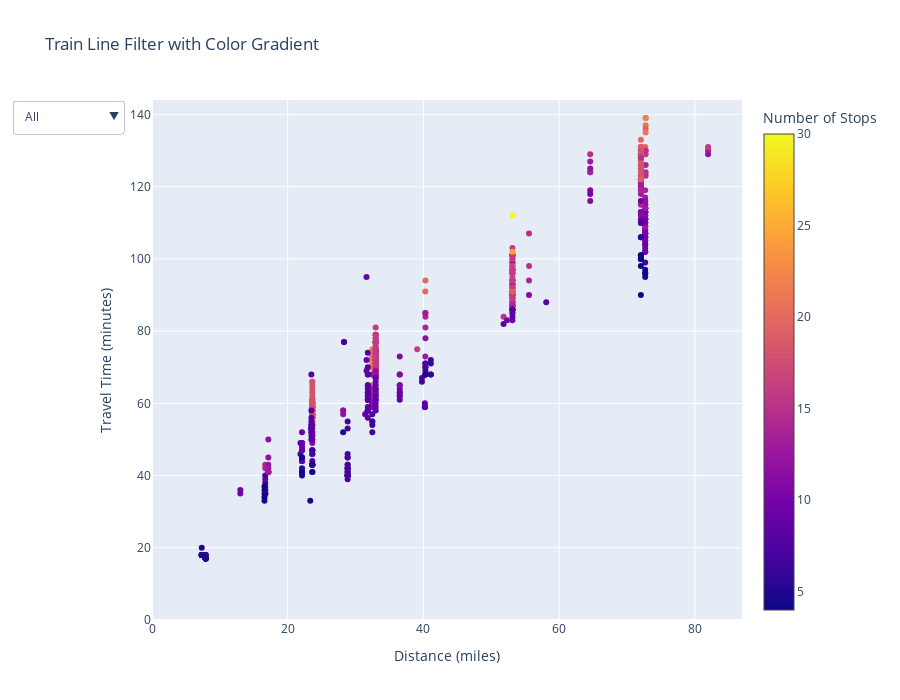

Notebook code for this chart:
### Code cell
df = pd.DataFrame(num_stops)
df["travel_time"] = df["travel_time"] / 60  # Convert to hours

global_min = df["number_of_stops"].min()
global_max = df["number_of_stops"].max()
xaxis_max = df['distance'].max() + 5
yaxis_max = df['travel_time'].max() + 5
# Get unique train lines
train_lines = df["train_line"].unique()

# Create traces for each train line
fig = go.Figure()

# Define the colorscale for the gradient
colorscale = px.colors.sequential.Plasma

for line in train_lines:
    filtered_df = df[df["train_line"] == line]
    fig.add_trace(
        go.Scatter(
            x=filtered_df["distance"],
            y=filtered_df["travel_time"],
            mode="markers",
            marker=dict(
                color=filtered_df["number_of_stops"], 
                colorscale=colorscale,
                cmin=global_min,  
                cmax=global_max,  
                colorbar=dict(title="Number of Stops") if line == train_lines[0] else None,
            ),
            name=line, 
            hovertext=filtered_df["train_label"],
            visible=True, 
        )
    )

# Add dropdown buttons
buttons = [
    dict(
        label=line,
        method="update",
        args=[
            {"visible": [line == train for train in train_lines]}, 
            {"title": f"Train Line: {line}"},
        ],
    )
    for line in train_lines
]
buttons.insert(
    0,
    dict(
        label="All",
        method="update",
        args=[
            {"visible": [True] * len(train_lines)},  
            {"title": "All Train Lines"},
        ],
    )
)

# Update layout
fig.update_layout(
    updatemenus=[
        dict(
            buttons=buttons,
            direction="down",
            showactive=True,
        )
    ],
    title="Train Line Filter with Color Gradient",
    xaxis_range = [0,xaxis_max],
    yaxis_range = [0,yaxis_max],
    xaxis_title="Distance (miles)",
    yaxis_title="Travel Time (minutes)",
    height = 700,
    showlegend=False
)

fig.show()

### Figure 1 — Plotly figure (JSON) as saved in the notebook; plotly's stock layout.template omitted (floating-point values rounded to 4 significant figures; data arrays with more than 128 entries replaced by an {"elided": "..."} marker saying what was removed)
{"data": [{"hovertext": {"elided": "208 str values"}, "marker": {"cmax": 30, "cmin": 4, "color": {"elided": "208 int values"}, "colorbar": {"title": {"text": "Number of Stops"}}, "colorscale": [[0, "#0d0887"], [0.1111, "#46039f"], [0.2222, "#7201a8"], [0.3333, "#9c179e"], [0.4444, "#bd3786"], [0.5556, "#d8576b"], [0.6667, "#ed7953"], [0.7778, "#fb9f3a"], [0.8889, "#fdca26"], [1, "#f0f921"]]}, "mode": "markers", "name": "Harlem", "type": "scatter", "visible": true, "x": {"elided": "208 float values"}, "y": {"elided": "208 int values"}}, {"hovertext": {"elided": "156 str values"}, "marker": {"cmax": 30, "cmin": 4, "color": {"elided": "156 int values"}, "colorscale": [[0, "#0d0887"], [0.1111, "#46039f"], [0.2222, "#7201a8"], [0.3333, "#9c179e"], [0.4444, "#bd3786"], [0.5556, "#d8576b"], [0.6667, "#ed7953"], [0.7778, "#fb9f3a"], [0.8889, "#fdca26"], [1, "#f0f921"]]}, "mode": "markers", "name": "Hudson", "type": "scatter", "visible": true, "x": {"elided": "156 float values"}, "y": {"elided": "156 int values"}}, {"hovertext": {"elided": "211 str values"}, "marker": {"cmax": 30, "cmin": 4, "color": {"elided": "211 int values"}, "colorscale": [[0, "#0d0887"], [0.1111, "#46039f"], [0.2222, "#7201a8"], [0.3333, "#9c179e"], [0.4444, "#bd3786"], [0.5556, "#d8576b"], [0.6667, "#ed7953"], [0.7778, "#fb9f3a"], [0.8889, "#fdca26"], [1, "#f0f921"]]}, "mode": "markers", "name": "New Haven", "type": "scatter", "visible": true, "x": {"elided": "211 float values"}, "y": {"elided": "211 int values"}}, {"hovertext": ["1707 New Canaan (New Canaan)", "1710 New Canaan (New Canaan)", "1711 New Canaan (New Canaan)", "1712 New Canaan (New Canaan)", "1716 New Canaan (New Canaan)", "1718 New Canaan (New Canaan)", "1723 New Canaan (New Canaan)", "1726 New Canaan (New Canaan)", "1730 New Canaan (New Canaan)", "1731 New Canaan (New Canaan)", "1734 New Canaan (New Canaan)", "1735 New Canaan (New Canaan)", "1738 New Canaan (New Canaan)", "1740 New Canaan (New Canaan)", "1741 New Canaan (New Canaan)", "1745 New Canaan (New Canaan)", "1750 New Canaan (New Canaan)", "1751 New Canaan (New Canaan)", "1752 New Canaan (New Canaan)", "1755 New Canaan (New Canaan)", "1758 New Canaan (New Canaan)", "1763 New Canaan (New Canaan)", "1767 New Canaan (New Canaan)", "1770 New Canaan (New Canaan)", "1771 New Canaan (New Canaan)", "1774 New Canaan (New Canaan)", "1775 New Canaan (New Canaan)", "1777 New Canaan (New Canaan)", "1778 New Canaan (New Canaan)", "1782 New Canaan (New Canaan)", "1786 New Canaan (New Canaan)", "1787 New Canaan (New Canaan)", "1790 New Canaan (New Canaan)", "1791 New Canaan (New Canaan)", "1794 New Canaan (New Canaan)", "1795 New Canaan (New Canaan)", "1797 New Canaan (New Canaan)", "1798 New Canaan (New Canaan)", "1799 New Canaan (New Canaan)"], "marker": {"cmax": 30, "cmin": 4, "color": [13, 20, 7, 14, 5, 5, 7, 5, 5, 5, 5, 8, 5, 13, 5, 5, 14, 5, 6, 5, 5, 5, 5, 7, 6, 7, 13, 20, 12, 5, 5, 5, 5, 5, 5, 5, 5, 5, 5], "colorscale": [[0, "#0d0887"], [0.1111, "#46039f"], [0.2222, "#7201a8"], [0.3333, "#9c179e"], [0.4444, "#bd3786"], [0.5556, "#d8576b"], [0.6667, "#ed7953"], [0.7778, "#fb9f3a"], [0.8889, "#fdca26"], [1, "#f0f921"]]}, "mode": "markers", "name": "New Canaan", "type": "scatter", "visible": true, "x": [40.29, 40.31, 40.29, 40.31, 7.338, 7.338, 40.29, 7.338, 7.338, 40.29, 7.338, 40.29, 7.338, 40.31, 7.906, 7.906, 40.31, 7.906, 40.31, 7.906, 40.31, 7.906, 7.906, 40.31, 7.906, 40.31, 40.29, 40.29, 40.31, 7.338, 7.338, 7.906, 7.338, 7.906, 7.338, 7.906, 7.906, 7.338, 7.906], "y": [73, 94, 68, 84, 18, 18, 70, 18, 18, 68, 18, 71, 18, 85, 18, 18, 81, 17, 69, 17, 68, 17, 17, 71, 18, 70, 85, 91, 78, 18, 18, 17, 18, 17, 18, 17, 17, 20, 17]}, {"hovertext": ["1806 Danbury (Danbury)", "1811 Danbury (Danbury)", "1812 Danbury (Danbury)", "1816 Danbury (Danbury)", "1819 Danbury (Danbury)", "1822 Danbury (Danbury)", "1830 Danbury (Danbury)", "1831 Danbury (Danbury)", "1837 Danbury (Danbury)", "1838 Danbury (Danbury)", "1841 Danbury (Danbury)", "1844 Danbury (Danbury)", "1848 Danbury (Danbury)", "1849 Danbury (Danbury)", "1855 Danbury (Danbury)", "1860 Danbury (Danbury)", "1861 Danbury (Danbury)", "1867 Danbury (Danbury)", "1868 Danbury (Danbury)", "1874 Danbury (Danbury)", "1875 Danbury (Danbury)", "1881 Danbury (Danbury)", "1882 Danbury (Danbury)", "1889 Danbury (Danbury)", "1894 Danbury (Danbury)", "1897 Danbury (Danbury)"], "marker": {"cmax": 30, "cmin": 4, "color": [8, 13, 8, 8, 11, 8, 8, 11, 8, 8, 14, 9, 13, 9, 8, 10, 8, 8, 12, 8, 8, 8, 15, 9, 8, 8], "colorscale": [[0, "#0d0887"], [0.1111, "#46039f"], [0.2222, "#7201a8"], [0.3333, "#9c179e"], [0.4444, "#bd3786"], [0.5556, "#d8576b"], [0.6667, "#ed7953"], [0.7778, "#fb9f3a"], [0.8889, "#fdca26"], [1, "#f0f921"]]}, "mode": "markers", "name": "Danbury", "type": "scatter", "visible": true, "x": [23.49, 64.59, 23.49, 23.49, 64.59, 23.49, 23.49, 64.59, 23.49, 23.49, 64.59, 31.62, 64.59, 31.62, 23.49, 64.59, 23.49, 23.49, 64.59, 23.49, 23.49, 23.49, 64.59, 31.62, 23.49, 23.49], "y": [68, 124, 54, 53, 116, 52, 53, 119, 53, 52, 124, 72, 127, 69, 56, 118, 54, 55, 125, 50, 58, 53, 129, 95, 51, 53]}, {"hovertext": ["1902 Waterbury (Waterbury)", "1908 Waterbury (Waterbury)", "1911 Waterbury (Waterbury)", "1916 Waterbury (Waterbury)", "1922 Waterbury (Waterbury)", "1925 Waterbury (Waterbury)", "1928 Waterbury (Waterbury)", "1935 Waterbury (Waterbury)", "1936 Waterbury (Waterbury)", "1942 Waterbury (Waterbury)", "1949 Waterbury (Waterbury)", "1956 Waterbury (Waterbury)", "1957 Waterbury (Waterbury)", "1965 Waterbury (Waterbury)", "1973 Waterbury (Waterbury)", "1974 Waterbury (Waterbury)", "1979 Waterbury (Waterbury)", "1985 Waterbury (Waterbury)", "1990 Waterbury (Waterbury)", "1991 Waterbury (Waterbury)", "1995 Waterbury (Waterbury)", "1997 Waterbury (Waterbury)", "B1456 Waterbury (Waterbury)", "B1538 Waterbury (Waterbury)"], "marker": {"cmax": 30, "cmin": 4, "color": [8, 8, 8, 8, 8, 8, 8, 8, 8, 8, 8, 8, 8, 8, 8, 8, 8, 8, 8, 8, 8, 8, 7, 7], "colorscale": [[0, "#0d0887"], [0.1111, "#46039f"], [0.2222, "#7201a8"], [0.3333, "#9c179e"], [0.4444, "#bd3786"], [0.5556, "#d8576b"], [0.6667, "#ed7953"], [0.7778, "#fb9f3a"], [0.8889, "#fdca26"], [1, "#f0f921"]]}, "mode": "markers", "name": "Waterbury", "type": "scatter", "visible": true, "x": [31.81, 31.81, 31.81, 31.81, 31.81, 31.81, 31.81, 31.81, 31.81, 31.81, 31.81, 31.81, 31.81, 31.81, 31.81, 31.81, 31.81, 31.81, 31.81, 31.81, 31.81, 31.81, 28.3, 28.3], "y": [68, 74, 58, 70, 61, 58, 65, 58, 61, 63, 58, 61, 58, 61, 64, 65, 62, 62, 68, 63, 59, 56, 77, 77]}], "layout": {"height": 700, "showlegend": false, "title": {"text": "Train Line Filter with Color Gradient"}, "updatemenus": [{"buttons": [{"args": [{"visible": [true, true, true, true, true, true]}, {"title": "All Train Lines"}], "label": "All", "method": "update"}, {"args": [{"visible": [true, false, false, false, false, false]}, {"title": "Train Line: Harlem"}], "label": "Harlem", "method": "update"}, {"args": [{"visible": [false, true, false, false, false, false]}, {"title": "Train Line: Hudson"}], "label": "Hudson", "method": "update"}, {"args": [{"visible": [false, false, true, false, false, false]}, {"title": "Train Line: New Haven"}], "label": "New Haven", "method": "update"}, {"args": [{"visible": [false, false, false, true, false, false]}, {"title": "Train Line: New Canaan"}], "label": "New Canaan", "method": "update"}, {"args": [{"visible": [false, false, false, false, true, false]}, {"title": "Train Line: Danbury"}], "label": "Danbury", "method": "update"}, {"args": [{"visible": [false, false, false, false, false, true]}, {"title": "Train Line: Waterbury"}], "label": "Waterbury", "method": "update"}], "direction": "down", "showactive": true}], "xaxis": {"range": [0, 86.96], "title": {"text": "Distance (miles)"}}, "yaxis": {"range": [0, 144], "title": {"text": "Travel Time (minutes)"}}}}
